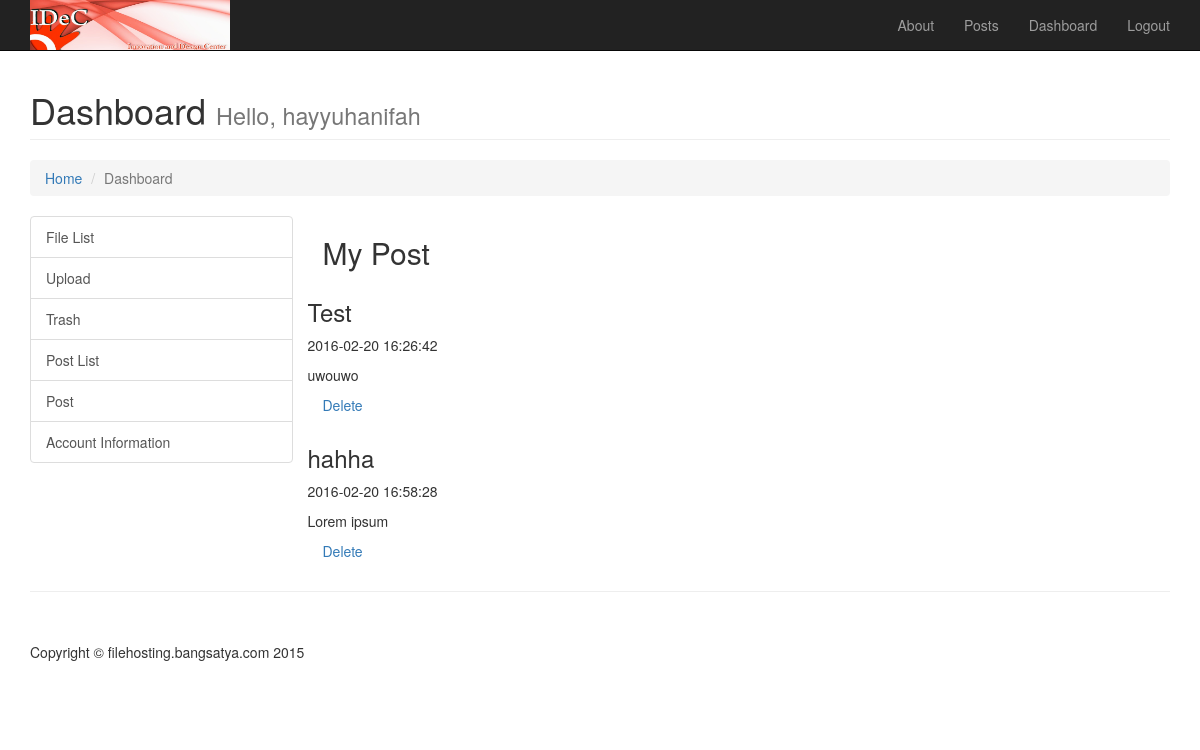
The page /postlist.php (signed in) on the database its author committed.
### tables this page shows
CREATE TABLE `post` (
  `pid` int(5) NOT NULL,
  `title` varchar(100) NOT NULL,
  `date` timestamp NOT NULL DEFAULT CURRENT_TIMESTAMP,
  `content` text NOT NULL,
  `isDeleted` tinyint(2) DEFAULT '0',
  `username` varchar(20) NOT NULL
);

### bin/post.php (called while the page is built, shortened)
<?php
Class Post {
	function getAllPost ($username) {
		$sql = "SELECT * FROM post WHERE username = '$username' AND isDeleted = '0'";
		$query = mysql_query($sql);
		return $query;
	}
}
?>

### postlist.php (the view, shortened to what this page needs)
<?php
	require_once("bin/post.php");
	if($_SESSION['username'] == ""){
		header("location: login.php");
	}else{
		$username = $_SESSION['username'];
	}
    include("template/header.php");
?>
    <div class="container">
        <div class="row">
            <div class="col-lg-12">
                <h1 class="page-header">Dashboard
                    <small>Hello, <?php echo $_SESSION['username']; ?></small>
                </h1>
                <ol class="breadcrumb">
                    <li><a href="index.php">Home</a>
                    </li>
                    <li class="active">Dashboard</li>
                </ol>
            </div>
        </div>
        <div class="row">
            <div class="col-md-3">
                <div class="list-group">
                    <a href="dashboard.php" class="list-group-item">File List</a>
					<a href="upload.php" class="list-group-item">Upload</a>
					<a href="trash.php" class="list-group-item">Trash</a>
                    <a href="postlist.php" class="list-group-item">Post List</a>
                    <a href="post.php" class="list-group-item">Post</a>
                    <a href="account.php" class="list-group-item">Account Information</a>
                </div>
            </div>
            <div class="col-md-9" id="content">
                <h2>My Post</h2>
                <div class="col-md-6">
                <?php
					$postHandler = new Post();
					$query = $postHandler->getAllPost($username);
					while($data = mysql_fetch_array($query)){
						print '<div class="row">';
						print '<div class="row">';
						print '<h3>'.$data['title'].'</h3></div>';
						print '<div class="row">';
						print '<p>'.$data['date'].'</p></div>';
						print '<div class="row">';
						print '<p>'.$data['content'].'</p></div>';
						print '<p><a href="bin/mpost.php?delete='.$data['pid'].'">Delete</a></p>';
						print '</div>';
					}
				?>
				</div>
            </div>
        </div>
        <hr>
        <footer>
            <div class="row">
                <div class="col-lg-12">
                    <p>Copyright &copy; filehosting.bangsatya.com 2015</p>
                </div>
            </div>
        </footer>
    </div>
</body>
</html>

### css/modern-business.css (style rules this page uses)
html, body { height: 100%; }
body { padding-top: 50px; }
footer { margin: 50px 0; }

### rows shown on the page
post: title "Test", date "2016-02-20 16:26:42", content "uwouwo"
post: title "hahha", date "2016-02-20 16:58:28", content "Lorem ipsum"

### other values the page prints
$if_true "Dashboard Logout"
$_SESSION['username'] "hayyuhanifah"
